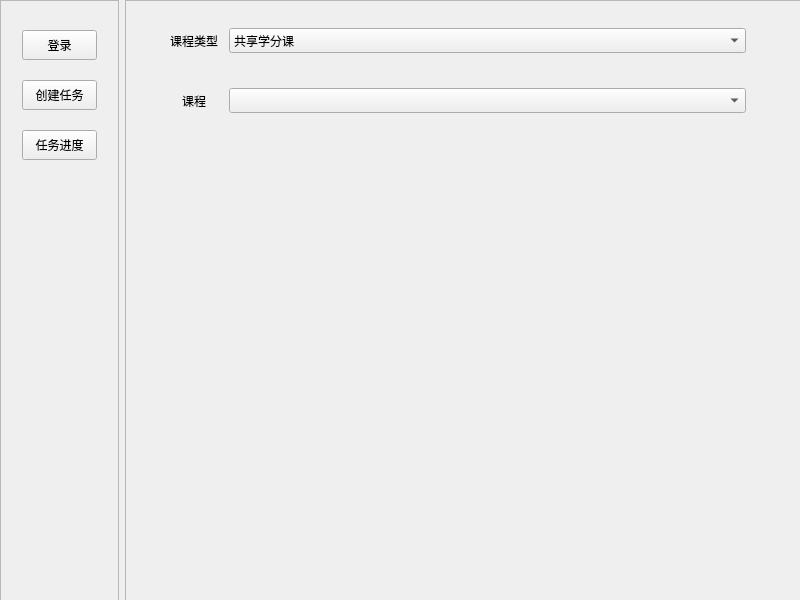
<?xml version="1.0" encoding="UTF-8"?>
<ui version="4.0">
 <class>Form</class>
 <widget class="QWidget" name="Form">
  <property name="geometry">
   <rect>
    <x>0</x>
    <y>0</y>
    <width>800</width>
    <height>600</height>
   </rect>
  </property>
  <property name="windowTitle">
   <string>Form</string>
  </property>
  <widget class="QWidget" name="">
   <property name="geometry">
    <rect>
     <x>0</x>
     <y>0</y>
     <width>801</width>
     <height>601</height>
    </rect>
   </property>
   <layout class="QHBoxLayout" name="horizontalLayout">
    <item>
     <widget class="QFrame" name="frame_control">
      <property name="sizePolicy">
       <sizepolicy hsizetype="Expanding" vsizetype="Expanding">
        <horstretch>3</horstretch>
        <verstretch>0</verstretch>
       </sizepolicy>
      </property>
      <property name="frameShape">
       <enum>QFrame::StyledPanel</enum>
      </property>
      <property name="frameShadow">
       <enum>QFrame::Raised</enum>
      </property>
      <widget class="QPushButton" name="pushButton">
       <property name="geometry">
        <rect>
         <x>22</x>
         <y>30</y>
         <width>75</width>
         <height>30</height>
        </rect>
       </property>
       <property name="text">
        <string>登录</string>
       </property>
      </widget>
      <widget class="QPushButton" name="pushButton_2">
       <property name="geometry">
        <rect>
         <x>22</x>
         <y>80</y>
         <width>75</width>
         <height>30</height>
        </rect>
       </property>
       <property name="text">
        <string>创建任务</string>
       </property>
      </widget>
      <widget class="QPushButton" name="pushButton_3">
       <property name="geometry">
        <rect>
         <x>22</x>
         <y>130</y>
         <width>75</width>
         <height>30</height>
        </rect>
       </property>
       <property name="text">
        <string>任务进度</string>
       </property>
      </widget>
     </widget>
    </item>
    <item>
     <widget class="QFrame" name="frame_content">
      <property name="sizePolicy">
       <sizepolicy hsizetype="Expanding" vsizetype="Expanding">
        <horstretch>17</horstretch>
        <verstretch>0</verstretch>
       </sizepolicy>
      </property>
      <property name="frameShape">
       <enum>QFrame::StyledPanel</enum>
      </property>
      <property name="frameShadow">
       <enum>QFrame::Raised</enum>
      </property>
      <widget class="QStackedWidget" name="stackedWidget_content">
       <property name="geometry">
        <rect>
         <x>0</x>
         <y>0</y>
         <width>674</width>
         <height>599</height>
        </rect>
       </property>
       <property name="sizePolicy">
        <sizepolicy hsizetype="Expanding" vsizetype="Expanding">
         <horstretch>0</horstretch>
         <verstretch>0</verstretch>
        </sizepolicy>
       </property>
       <property name="currentIndex">
        <number>1</number>
       </property>
       <widget class="QWidget" name="login_page">
        <widget class="QStackedWidget" name="stackedWidget_login">
         <property name="enabled">
          <bool>true</bool>
         </property>
         <property name="geometry">
          <rect>
           <x>67</x>
           <y>110</y>
           <width>540</width>
           <height>260</height>
          </rect>
         </property>
         <property name="currentIndex">
          <number>0</number>
         </property>
         <widget class="QWidget" name="page_3">
          <widget class="QPushButton" name="pushButton_4">
           <property name="geometry">
            <rect>
             <x>210</x>
             <y>170</y>
             <width>100</width>
             <height>30</height>
            </rect>
           </property>
           <property name="text">
            <string>登录</string>
           </property>
          </widget>
          <widget class="QWidget" name="">
           <property name="geometry">
            <rect>
             <x>100</x>
             <y>50</y>
             <width>331</width>
             <height>91</height>
            </rect>
           </property>
           <layout class="QVBoxLayout" name="verticalLayout">
            <item>
             <layout class="QHBoxLayout" name="horizontalLayout_2">
              <property name="sizeConstraint">
               <enum>QLayout::SetDefaultConstraint</enum>
              </property>
              <item>
               <widget class="QLabel" name="label">
                <property name="sizePolicy">
                 <sizepolicy hsizetype="Expanding" vsizetype="Expanding">
                  <horstretch>1</horstretch>
                  <verstretch>0</verstretch>
                 </sizepolicy>
                </property>
                <property name="text">
                 <string>用户名</string>
                </property>
               </widget>
              </item>
              <item>
               <widget class="QLineEdit" name="lineEdit">
                <property name="sizePolicy">
                 <sizepolicy hsizetype="Expanding" vsizetype="Expanding">
                  <horstretch>9</horstretch>
                  <verstretch>0</verstretch>
                 </sizepolicy>
                </property>
                <property name="styleSheet">
                 <string notr="true">border-color: rgb(0, 0, 0);</string>
                </property>
                <property name="text">
                 <string>user</string>
                </property>
                <property name="frame">
                 <bool>false</bool>
                </property>
               </widget>
              </item>
             </layout>
            </item>
            <item>
             <layout class="QHBoxLayout" name="horizontalLayout_3">
              <item>
               <widget class="QLabel" name="label_2">
                <property name="sizePolicy">
                 <sizepolicy hsizetype="Expanding" vsizetype="Expanding">
                  <horstretch>1</horstretch>
                  <verstretch>0</verstretch>
                 </sizepolicy>
                </property>
                <property name="text">
                 <string>密码  </string>
                </property>
               </widget>
              </item>
              <item>
               <widget class="QLineEdit" name="lineEdit_2">
                <property name="sizePolicy">
                 <sizepolicy hsizetype="Expanding" vsizetype="Expanding">
                  <horstretch>9</horstretch>
                  <verstretch>0</verstretch>
                 </sizepolicy>
                </property>
                <property name="minimumSize">
                 <size>
                  <width>0</width>
                  <height>20</height>
                 </size>
                </property>
                <property name="text">
                 <string>password</string>
                </property>
                <property name="frame">
                 <bool>false</bool>
                </property>
               </widget>
              </item>
             </layout>
            </item>
           </layout>
          </widget>
         </widget>
         <widget class="QWidget" name="page_4"/>
        </widget>
       </widget>
       <widget class="QWidget" name="create_task_page">
        <widget class="QWidget" name="layoutWidget">
         <property name="geometry">
          <rect>
           <x>40</x>
           <y>80</y>
           <width>581</width>
           <height>41</height>
          </rect>
         </property>
         <layout class="QHBoxLayout" name="horizontalLayout_5">
          <item>
           <widget class="QLabel" name="label_4">
            <property name="sizePolicy">
             <sizepolicy hsizetype="Expanding" vsizetype="Expanding">
              <horstretch>1</horstretch>
              <verstretch>0</verstretch>
             </sizepolicy>
            </property>
            <property name="text">
             <string>课程</string>
            </property>
            <property name="textFormat">
             <enum>Qt::AutoText</enum>
            </property>
            <property name="alignment">
             <set>Qt::AlignCenter</set>
            </property>
           </widget>
          </item>
          <item>
           <widget class="QComboBox" name="comboBox_2">
            <property name="sizePolicy">
             <sizepolicy hsizetype="Expanding" vsizetype="Expanding">
              <horstretch>9</horstretch>
              <verstretch>0</verstretch>
             </sizepolicy>
            </property>
            <property name="maximumSize">
             <size>
              <width>16777215</width>
              <height>25</height>
             </size>
            </property>
           </widget>
          </item>
         </layout>
        </widget>
        <widget class="QWidget" name="">
         <property name="geometry">
          <rect>
           <x>40</x>
           <y>20</y>
           <width>581</width>
           <height>41</height>
          </rect>
         </property>
         <layout class="QHBoxLayout" name="horizontalLayout_4">
          <item>
           <widget class="QLabel" name="label_3">
            <property name="sizePolicy">
             <sizepolicy hsizetype="Expanding" vsizetype="Expanding">
              <horstretch>1</horstretch>
              <verstretch>0</verstretch>
             </sizepolicy>
            </property>
            <property name="text">
             <string>课程类型</string>
            </property>
            <property name="textFormat">
             <enum>Qt::AutoText</enum>
            </property>
            <property name="alignment">
             <set>Qt::AlignCenter</set>
            </property>
           </widget>
          </item>
          <item>
           <widget class="QComboBox" name="comboBox">
            <property name="sizePolicy">
             <sizepolicy hsizetype="Expanding" vsizetype="Expanding">
              <horstretch>9</horstretch>
              <verstretch>0</verstretch>
             </sizepolicy>
            </property>
            <property name="maximumSize">
             <size>
              <width>16777215</width>
              <height>25</height>
             </size>
            </property>
            <item>
             <property name="text">
              <string>共享学分课</string>
             </property>
            </item>
            <item>
             <property name="text">
              <string>校内学分课</string>
             </property>
            </item>
           </widget>
          </item>
         </layout>
        </widget>
       </widget>
      </widget>
     </widget>
    </item>
   </layout>
  </widget>
 </widget>
 <resources/>
 <connections/>
</ui>
